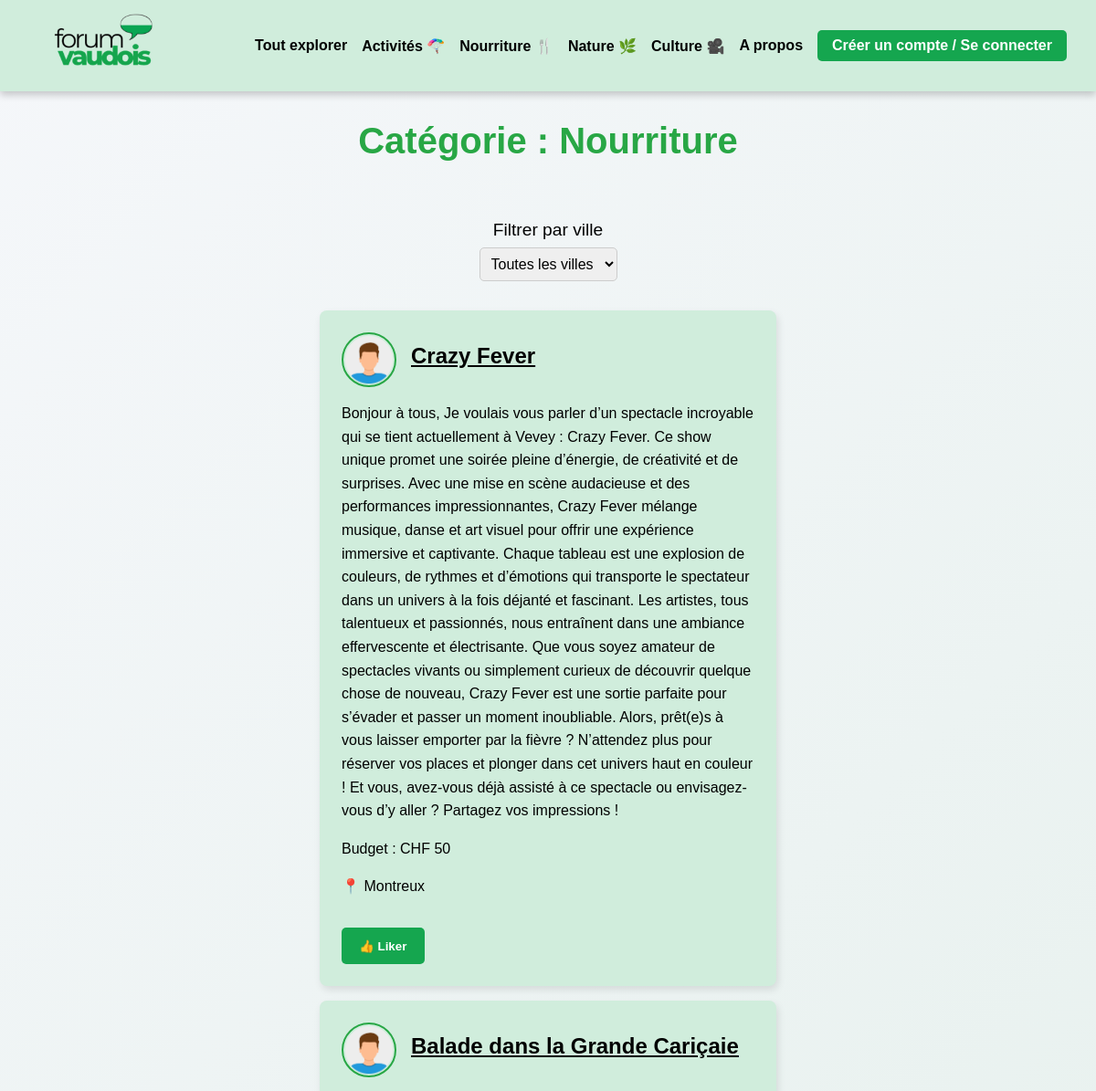
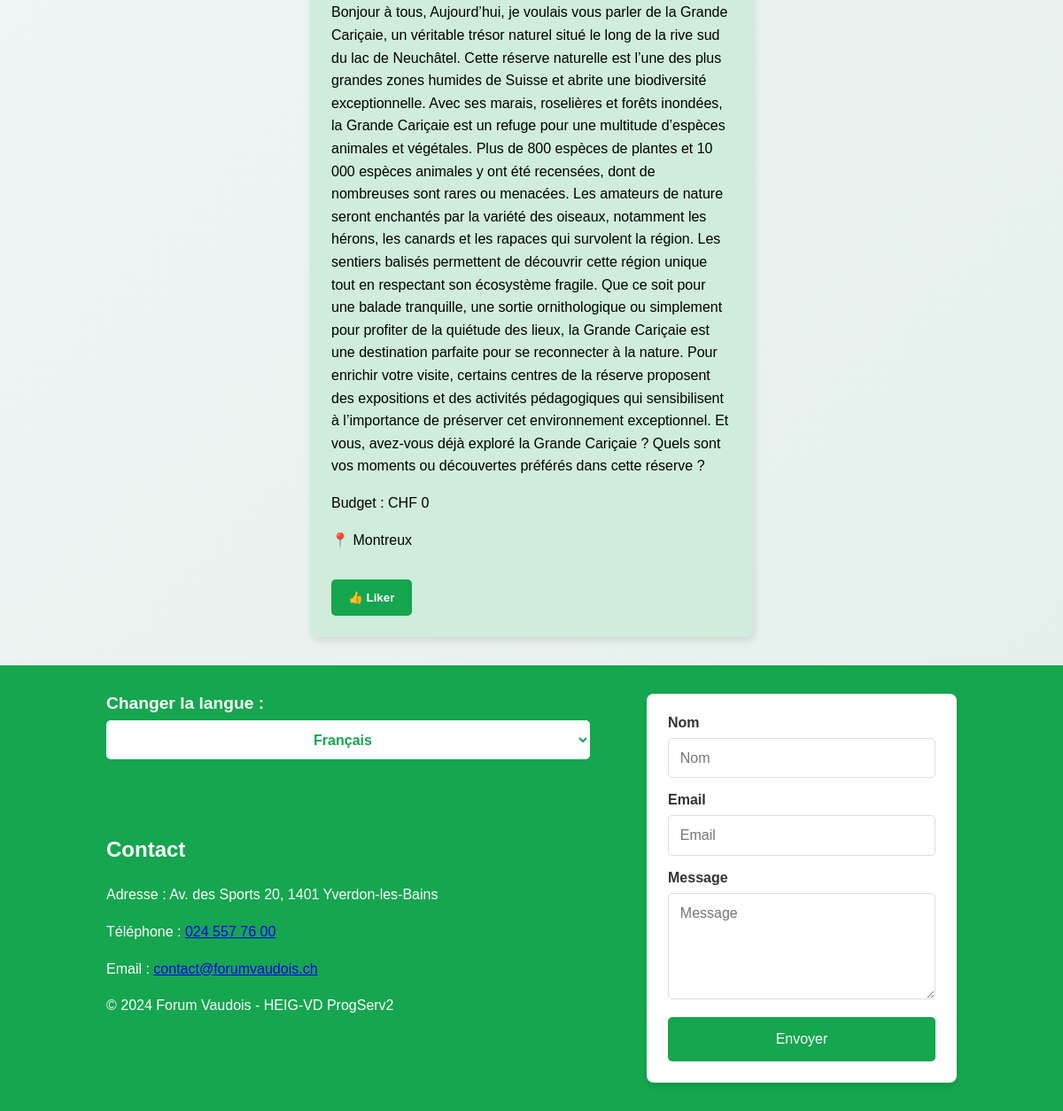
/pages/news.php?category=food, run on the app's committed database (2 pictures, top to bottom).
### tables this page shows
CREATE TABLE Post (
    id INTEGER PRIMARY KEY AUTOINCREMENT,
    id_user INTEGER NOT NULL,
    id_city INTEGER NOT NULL,
    id_category INTEGER NOT NULL,
    title TEXT NOT NULL,
    text TEXT NOT NULL,
    budget REAL,
    address TEXT,
    created_at DATETIME DEFAULT CURRENT_TIMESTAMP,
    last_update DATETIME DEFAULT CURRENT_TIMESTAMP,
    FOREIGN KEY (id_user) REFERENCES User(id) ON DELETE CASCADE,
    FOREIGN KEY (id_city) REFERENCES City(id),
    FOREIGN KEY (id_category) REFERENCES Category(id)
);

### lang/lang_func.php (called while the page is built, shortened)
<?php
if (!function_exists('t')) {
    function t($key)
    {
        $language = getLanguage();
        $path = __DIR__ . DIRECTORY_SEPARATOR . "dictionaries" . DIRECTORY_SEPARATOR;
        $langFile = $path . "{$language}.php";
        $dictionary = require $langFile;
        return (array_key_exists($key, $dictionary))
            ? $dictionary[$key]
            : "[{$key}]";
    }
}
if (!function_exists('getLanguage')) {
    function getLanguage($defaultLanguage = 'fr')
    {
        $language = null;
        if (isset($_GET['lang'])) {
            $language = $_GET['lang'];
        } elseif (isset($_SESSION['LANG'])) {
            $language = $_SESSION['LANG'];
        } else {
            $language = getLanguageFromBrowser($defaultLanguage);
        }
        return $language;
    }
}
if (!function_exists('getSupportedLanguages')) {
    function getSupportedLanguages()
    {
        $path = __DIR__ . DIRECTORY_SEPARATOR . "dictionaries" . DIRECTORY_SEPARATOR;
        $files = glob($path . "*.php");
        $languages = [];
        foreach ($files as $file) {
            $languages[] = pathinfo($file, PATHINFO_FILENAME);
        }
        return $languages;
    }
}
if (!function_exists('loadLanguage')) {
    function loadLanguage($lang)
    {
        $path = __DIR__ . DIRECTORY_SEPARATOR . "dictionaries" . DIRECTORY_SEPARATOR;
        $langFile = $path . "{$lang}.php";
        return require $langFile;
    }
}

### src/CRUDManager/DbManagerCRUD.php (called while the page is built, shortened)
<?php
class DbManagerCRUD implements I_ApiCRUD
{
    private $db;
    public function __construct()
    {
        $config = parse_ini_file(__DIR__ . '/../../config/db.ini');
        $basePath = dirname(__DIR__, 2);
        $dsn = str_replace('%BASE_PATH%', $basePath, $config['dsn']);
        $username = $config['username'];
        $password = $config['password'];
        $this->db = new \PDO($dsn, $username, $password);
    }
    public function getPostsByCategory(int $id_category): array
    {
        $sql = "SELECT * FROM Post WHERE id_category = :id_category";
        $stmt = $this->db->prepare($sql);
        $stmt->bindParam('id_category', $id_category, \PDO::PARAM_INT);
        $stmt->execute();
        $posts = [];
        while ($row = $stmt->fetch(\PDO::FETCH_ASSOC)) {
            $posts[] = new Post(
                $row['title'],
                $row['text'],
                $row['budget'],
                $row['id_user'],
                $row['id_city'],
                $row['id_category'],
                new DateTime($row['created_at']),
                new DateTime($row['last_update']),
                $row['id'],
                $row['address']
            );
        }
        return $posts;
    }
}

### src/Entity/Post.php (called while the page is built, shortened)
<?php
class Post
{
    private int $id;
    private string $title;
    private string $text;
    private int $budget;
    private int $city;
    public function __construct(string $title, string $text, int $budget, int $author, int $city, int $category, DateTime $created_at, DateTime $last_update, int $id = 0, string $address = "")
    {
        $this->id = $id;
    }
    public function getId(): int
    {
        return $this->id;
    }
    public function setTitle(string $title): void
    {
        $this->title = $title;
    }
    public function getTitle(): string
    {
        return $this->title;
    }
    public function setText(string $text): void
    {
        $this->text = $text;
    }
    public function getText(): string
    {
        return $this->text;
    }
    public function setBudget(int $budget)
    {
        $this->budget = $budget;
    }
    public function getBudget(): int
    {
        return $this->budget;
    }
    public function setCity(int $city): void
    {
        $this->city = $city;
    }
    public function getCity(): int
    {
        return $this->city;
    }
}

### src/Entity/City.php (called while the page is built, shortened)
<?php
class City
{
    private $cityName;
    public function setCityName(string $cityName)
    {
        $options = "/^.{1,50}$/";
        $this->cityName = $cityName;
    }
    public function getCityName(): string
    {
        return $this->cityName;
    }
    public static function getCityById(int $id): City
    {
        $cityData = [
            1 => "Lausanne",
            3 => "Yverdon-les-Bains",
            2 => "Montreux",
            4 => "Vevey",
            5 => "Nyon",
            7 => "Renens",
            6 => "Morges"
        ];
        return new City($cityData[$id], $id);
    }
}

### pages/news.php (the view, shortened to what this page needs)
<?php
require_once __DIR__ . '/../lang/lang_func.php';
$categoryName = isset($_GET['category']) ? htmlspecialchars($_GET['category']) : 'all';
$cityId = isset($_GET['city']) ? (int)$_GET['city'] : 0;
$categories = [
    'food' => 1,
    'activity' => 2,
    'nature' => 3,
    'culture' => 4,
    'all' => 0,
];
try {
    $dbManager = new DbManagerCRUD();
    $posts = [];
    if ($categoryName == "all") {
        $posts = $dbManager->showPosts();
    } else {
        $posts = $dbManager->getPostsByCategory($categories[$categoryName]);
    }
} catch (Exception $e) {
    echo "Erreur lors de la récupération des posts : " . $e->getMessage();
    exit;
}
?>
<!DOCTYPE html>
<html lang="en">
<head>
    <link rel="stylesheet" href="../assets/css/style.css?v=<?= time(); ?>">
</head>
<body>
    <div class="wrapper">
        <?php include '../components/header.php'; ?>
        <main class="news-feed">
            <h1><?= t('category_title'); ?> : <?= ucfirst($messages['category_names'][$categoryName] ?? $categoryName); ?></h1>
            <form method="get" action="news.php" class="filter-form">
                <label for="city-filter"><?= t('filter_by_city'); ?></label>
                <select name="city" id="city-filter" onchange="this.form.submit()">
                    <option value="0" <?= $cityId === 0 ? 'selected' : ''; ?>><?= t('all_cities'); ?></option>
                </select>
            </form>
            <div class="posts-container">
                <?php if (!empty($posts)): ?>
                    <?php foreach ($posts as $post): ?>
                        <div class="post-card">
                            <div class="post-header">
                                <img src="../assets/images/user-avatar.png" alt="Auteur" class="post-avatar">
                                <a href="postDetails.php?id_post=<?= $post->getId(); ?>">
                                    <h2><?= htmlspecialchars($post->getTitle()); ?></h2>
                                </a>
                            </div>
                            <p class="post-content"><?= htmlspecialchars($post->getText()); ?></p>
                            <p class="post-budget">Budget : CHF <?= htmlspecialchars($post->getBudget()); ?></p>
                            <p class="post-location">
                                    📍 <?= htmlspecialchars(City::getCityById($post->getCity())->getCityName()) ?>
                                </p>
                            <div class="post-footer">
                                <form method="post" action="likePost.php">
                                    <button type="submit" class="like-button">👍 Liker</button>
                                </form>
                            </div>
                        </div>
                    <?php endforeach; ?>
                <?php else: ?>
                    <p><?= t('news_no_posts'); ?></p>
                <?php endif; ?>
            </div>
        </main>
        <?php include '../components/footer.php'; ?>
    </div>
</body>
</html>

### assets/css/style.css (style rules this page uses)
* { margin: 0; padding: 0; box-sizing: border-box; font-family: "Arial", sans-serif; }
html, body { height: 100%; }
.wrapper { display: flex; flex-direction: column; background: linear-gradient(135deg, #f5f7fa 0%, #e3efea 100%); min-height: 100vh; }
.news-feed { display: flex; flex-direction: column; justify-content: center; padding: 2rem; flex: 1; }
.news-feed h1 { text-align: center; color: #28a745; font-size: 2.5rem; margin-bottom: 2rem; }
.posts-container { display: flex; flex-direction: column; gap: 1rem; align-items: center; }
.post-card { background-color: #d0eddc; border-radius: 8px; width: 90%; max-width: 500px; padding: 1.5rem; box-shadow: 2px 4px 8px rgba(0, 0, 0, 0.1); }
.post-header { display: flex; align-items: center; gap: 1rem; margin-bottom: 1rem; }
.post-avatar { width: 50px; height: 50px; border-radius: 50%; border: 2px solid #28a745; }
.post-card h2 { font-size: 1.5rem; color: #333; margin: 0; }
.post-footer { display: flex; justify-content: space-between; align-items: center; }
.post-location { font-size: 0.9rem; color: #666; }
.filter-form { display: flex; flex-direction: column; align-items: center; justify-content: center; margin: 2rem auto; text-align: center; }
.filter-form label { font-size: 1.2rem; margin-bottom: 0.5rem; }
.filter-form select { padding: 0.5rem; border-radius: 5px; border: 1px solid #ccc; font-size: 1rem; outline: none; cursor: pointer; }
.posts-container { display: flex; flex-direction: column; gap: 1rem; }
.post-header h2 { font-size: 1.5rem; color: black; margin: 0 0 0.5rem; text-decoration: underline; }
.post-card p { font-size: 1rem; color: black; margin-bottom: 1rem; line-height: 1.6; }
.post-avatar { width: 60px; height: 60px; border-radius: 50%; border: 2px solid #28a745; }
.like-button { background-color: #15a64f; color: #fff; padding: 0.8rem 1.2rem; border: none; border-radius: 5px; cursor: pointer; font-weight: bold; margin-top: 1rem; transition: background-color 0.3s ease; }

### data on the page
post: title "Crazy Fever", text "Bonjour à tous, Je voulais vous parler d’un spectacle incroyable qui se tient actuellement à Vevey : Crazy Fever. Ce show unique promet une soirée pleine d’énergie, de créativité et de surprises. Avec une mise en scène audacieuse et des performances impressionnantes, Crazy Fever mélange musique, danse et art visuel pour offrir une expérience immersive et captivante. Chaque tableau est une explosion de couleurs, de rythmes et d’émotions qui transporte le spectateur dans un univers à la fois déjanté et fascinant. Les artistes, tous talentueux et passionnés, nous entraînent dans une ambiance effervescente et électrisante. Que vous soyez amateur de spectacles vivants ou simplement curieux de…", budget "50", id_city "Montreux"
post: title "Balade dans la Grande Cariçaie", text "Bonjour à tous, Aujourd’hui, je voulais vous parler de la Grande Cariçaie, un véritable trésor naturel situé le long de la rive sud du lac de Neuchâtel. Cette réserve naturelle est l’une des plus grandes zones humides de Suisse et abrite une biodiversité exceptionnelle. Avec ses marais, roselières et forêts inondées, la Grande Cariçaie est un refuge pour une multitude d’espèces animales et végétales. Plus de 800 espèces de plantes et 10 000 espèces animales y ont été recensées, dont de nombreuses sont rares ou menacées. Les amateurs de nature seront enchantés par la variété des oiseaux, notamment les hérons, les canards et les rapaces qui survolent la région. Les sentiers balisés permettent…", budget "0", id_city "Montreux"

### other printed values
$messages['nav_all'] "Tout explorer"
$messages['nav_activities'] "Activités 🪂"
$messages['nav_food'] "Nourriture 🍴"
$messages['nav_nature'] "Nature 🌿​"
$messages['nav_culture'] "Culture ​​🎥​"
$messages['nav_about'] "A propos"
$messages['nav_button_login'] "Créer un compte / Se connecter"
t('category_title') "Catégorie"
$messages['category_names'][$categoryName] "Nourriture"
t('filter_by_city') "Filtrer par ville"
$messages['change_language'] "Changer la langue :"
$messages['footer_title'] "Contact"
$messages['footer_address'] "Adresse"
$messages['footer_phone'] "Téléphone"
$messages['footer_email'] "Email"
